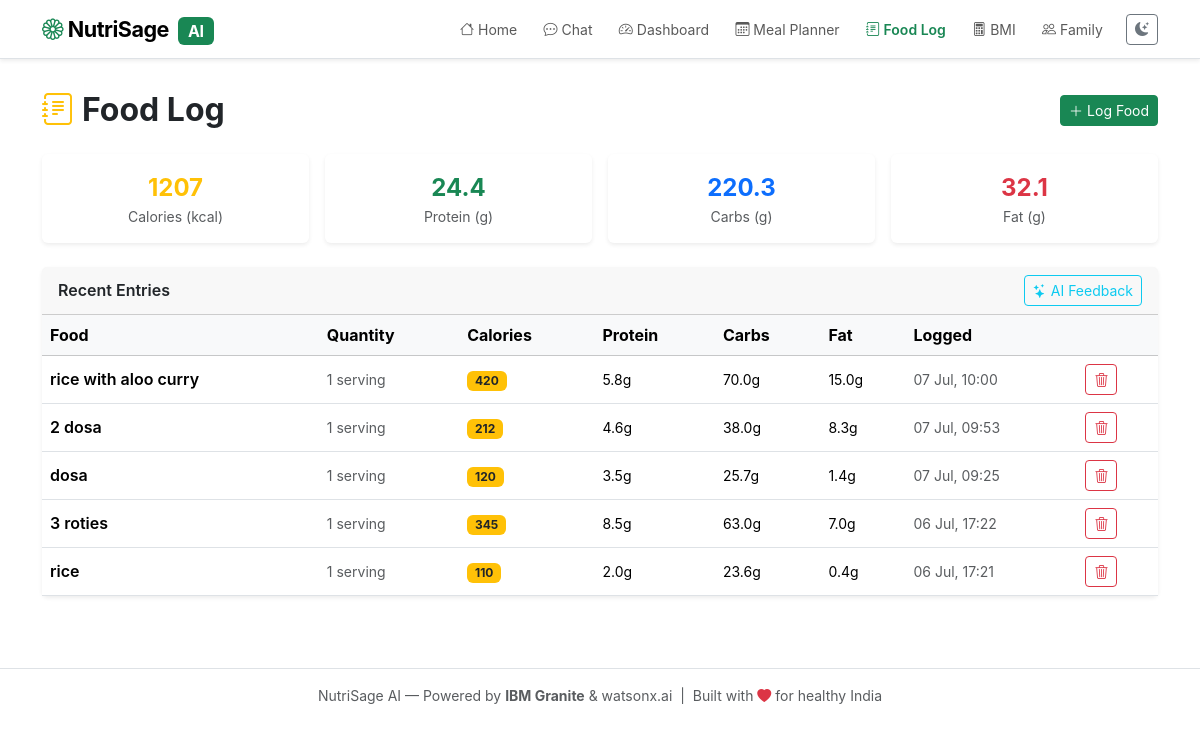
The app's page /food-log with its own data.
### database/models.py (models this page shows, shortened)
class FoodLog(db.Model):
    __tablename__ = "food_logs"
    id         = db.Column(db.Integer, primary_key=True)
    member_id  = db.Column(db.Integer, db.ForeignKey("family_members.id"), nullable=True)
    food_name  = db.Column(db.String(200), nullable=False)
    quantity   = db.Column(db.String(100), default="1 serving")
    calories   = db.Column(db.Float, default=0)
    protein_g  = db.Column(db.Float, default=0)
    carbs_g    = db.Column(db.Float, default=0)
    fat_g      = db.Column(db.Float, default=0)
    notes      = db.Column(db.Text, default="")
    logged_at  = db.Column(db.DateTime, default=datetime.utcnow)

### app.py (the view)
@app.route("/food-log")
def food_log():
    logs = FoodLog.query.order_by(FoodLog.logged_at.desc()).limit(50).all()
    return render_template("food_log.html", logs=logs)

### templates/food_log.html (shortened to what this page needs)
{% extends "base.html" %}
{% block content %}
<div class="d-flex align-items-center mb-4">
  <h2 class="fw-bold mb-0"><i class="bi bi-journal-text text-warning me-2"></i>Food Log</h2>
  <button class="btn btn-sm btn-success ms-auto" data-bs-toggle="modal" data-bs-target="#addFoodModal">
    <i class="bi bi-plus-lg me-1"></i>Log Food
  </button>
</div>
<div class="row g-3 mb-4" id="logTotals">
  <div class="col-6 col-md-3"><div class="card border-0 shadow-sm text-center p-3"><div class="fs-4 fw-bold text-warning" id="totCal">—</div><small class="text-muted">Calories (kcal)</small></div></div>
  <div class="col-6 col-md-3"><div class="card border-0 shadow-sm text-center p-3"><div class="fs-4 fw-bold text-success" id="totProt">—</div><small class="text-muted">Protein (g)</small></div></div>
  <div class="col-6 col-md-3"><div class="card border-0 shadow-sm text-center p-3"><div class="fs-4 fw-bold text-primary" id="totCarb">—</div><small class="text-muted">Carbs (g)</small></div></div>
  <div class="col-6 col-md-3"><div class="card border-0 shadow-sm text-center p-3"><div class="fs-4 fw-bold text-danger" id="totFat">—</div><small class="text-muted">Fat (g)</small></div></div>
</div>
<div class="card border-0 shadow-sm">
  <div class="card-header fw-semibold d-flex justify-content-between align-items-center">
    Recent Entries
    <button class="btn btn-sm btn-outline-info" id="aiFeedbackBtn"><i class="bi bi-stars me-1"></i>AI Feedback</button>
  </div>
  <div class="card-body p-0" id="logTableWrap">
    {% if logs %}
    <div class="table-responsive">
      <table class="table table-hover align-middle mb-0" id="logTable">
        <thead class="table-light">
          <tr><th>Food</th><th>Quantity</th><th>Calories</th><th>Protein</th><th>Carbs</th><th>Fat</th><th>Logged</th><th></th></tr>
        </thead>
        <tbody>
          {% for l in logs %}
          <tr id="row-{{ l.id }}">
            <td class="fw-semibold">{{ l.food_name }}</td>
            <td class="text-muted small">{{ l.quantity }}</td>
            <td><span class="badge bg-warning text-dark">{{ (l.calories or 0)|round(0)|int }}</span></td>
            <td class="small">{{ (l.protein_g or 0)|round(1) }}g</td>
            <td class="small">{{ (l.carbs_g or 0)|round(1) }}g</td>
            <td class="small">{{ (l.fat_g or 0)|round(1) }}g</td>
            <td class="text-muted small">{{ l.logged_at.strftime('%d %b, %H:%M') if l.logged_at else '' }}</td>
            <td>
              <button class="btn btn-sm btn-outline-danger del-btn" data-id="{{ l.id }}">
                <i class="bi bi-trash3"></i>
              </button>
            </td>
          </tr>
          {% endfor %}
        </tbody>
      </table>
    </div>
    {% else %}
    <div class="p-5 text-center text-muted" id="emptyState">
      <i class="bi bi-journal-x fs-1 d-block mb-2"></i>
      <p>No food logged yet. Click <strong>Log Food</strong> to start tracking.</p>
    </div>
    {% endif %}
  </div>
</div>
{% endblock %}

### static/css/style.css (style rules this page uses)
:root { --ns-green: #198754; --ns-green-light: #d1fae5; --ns-radius: 1rem; --ns-transition: 0.25s ease; --chat-user-bg: #198754; --chat-user-color: #ffffff; --chat-ai-bg: var(--bs-body-bg); --chat-ai-border: var(--bs-border-color); }
body { font-family: -apple-system, "Segoe UI", system-ui, sans-serif; transition: background-color var(--ns-transition), color var(--ns-transition); }

### records on screen
FoodLog: food_name "rice with aloo curry", quantity "1 serving", calories "420", protein_g "5.8", carbs_g "70.0", fat_g "15.0", logged_at "07 Jul, 10:00"
FoodLog: food_name "2 dosa", quantity "1 serving", calories "212", protein_g "4.6", carbs_g "38.0", fat_g "8.3", logged_at "07 Jul, 09:53"
FoodLog: food_name "dosa", quantity "1 serving", calories "120", protein_g "3.5", carbs_g "25.7", fat_g "1.4", logged_at "07 Jul, 09:25"
FoodLog: food_name "3 roties", quantity "1 serving", calories "345", protein_g "8.5", carbs_g "63.0", fat_g "7.0", logged_at "06 Jul, 17:22"
FoodLog: food_name "rice", quantity "1 serving", calories "110", protein_g "2.0", carbs_g "23.6", fat_g "0.4", logged_at "06 Jul, 17:21"
